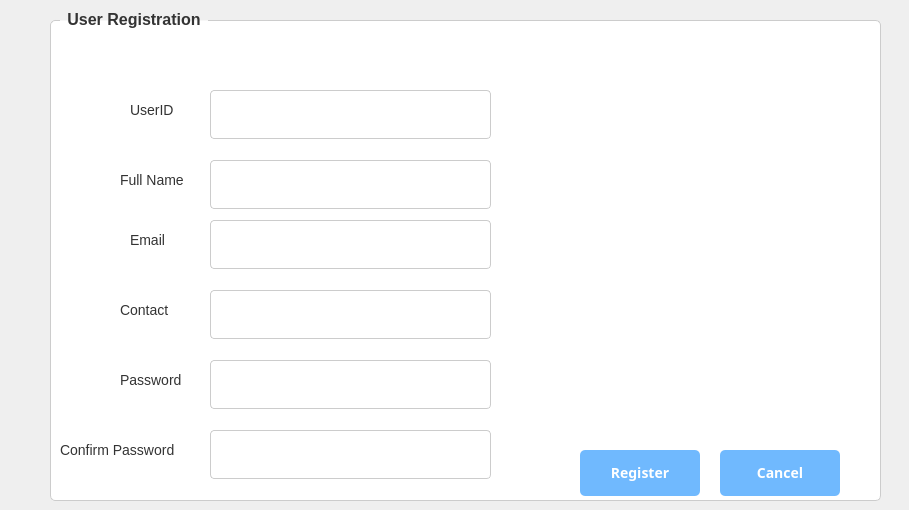
<?xml version="1.0" encoding="UTF-8"?>
<ui version="4.0">
 <class>RegisterScreen</class>
 <widget class="QDialog" name="RegisterScreen">
  <property name="geometry">
   <rect>
    <x>0</x>
    <y>0</y>
    <width>909</width>
    <height>510</height>
   </rect>
  </property>
  <property name="windowTitle">
   <string>Dialog</string>
  </property>
  <property name="styleSheet">
   <string notr="true">RegisterScreen {
    background-color: #f0f0f0;
    color: #333333;
    font-family: 'Segoe UI', Arial, sans-serif;
    font-size: 13px;
}

QGroupBox {
    background-color: #ffffff;
    border: 1px solid #cccccc;
    border-radius: 5px;
    font-size: 16px;
    font-weight: bold;
    color: #333333;
    margin-top: 10px;
    padding: 20px;
}

QGroupBox::title {
    subcontrol-origin: margin;
    subcontrol-position: top left;
    padding: 0 5px;
    left: 10px;
}

QLabel {
    font-size: 14px;
    color: #333333;
}

QLineEdit {
    background-color: #ffffff;
    border: 1px solid #cccccc;
    border-radius: 4px;
    padding: 6px;
    font-size: 13px;
    color: #333333;
    min-height: 35px;
}

QLineEdit:focus {
    border-color: #70B9FE;
    box-shadow: 0 0 5px rgba(112, 185, 254, 0.5);
}

QPushButton {
    background-color: #70B9FE;
    color: #ffffff;
    border: none;
    border-radius: 5px;
    padding: 8px 15px;
    font-size: 14px;
    min-height: 30px;
    min-width: 90px;
}

QPushButton:hover {
    background-color: #5aa9fe;
}

QPushButton:pressed {
    background-color: #4a99fe;
}</string>
  </property>
  <widget class="QGroupBox" name="UserRegGroupBox">
   <property name="geometry">
    <rect>
     <x>50</x>
     <y>10</y>
     <width>831</width>
     <height>491</height>
    </rect>
   </property>
   <property name="font">
    <font>
     <pointsize>-1</pointsize>
     <bold>true</bold>
    </font>
   </property>
   <property name="title">
    <string>User Registration</string>
   </property>
   <widget class="QLineEdit" name="usernameField">
    <property name="geometry">
     <rect>
      <x>160</x>
      <y>80</y>
      <width>281</width>
      <height>49</height>
     </rect>
    </property>
   </widget>
   <widget class="QLineEdit" name="emailField">
    <property name="geometry">
     <rect>
      <x>160</x>
      <y>210</y>
      <width>281</width>
      <height>49</height>
     </rect>
    </property>
   </widget>
   <widget class="QLineEdit" name="contactField">
    <property name="geometry">
     <rect>
      <x>160</x>
      <y>280</y>
      <width>281</width>
      <height>49</height>
     </rect>
    </property>
   </widget>
   <widget class="QLineEdit" name="passwordField">
    <property name="geometry">
     <rect>
      <x>160</x>
      <y>350</y>
      <width>281</width>
      <height>49</height>
     </rect>
    </property>
   </widget>
   <widget class="QLabel" name="userLabel">
    <property name="geometry">
     <rect>
      <x>80</x>
      <y>90</y>
      <width>91</width>
      <height>19</height>
     </rect>
    </property>
    <property name="font">
     <font>
      <pointsize>-1</pointsize>
      <bold>false</bold>
     </font>
    </property>
    <property name="text">
     <string>UserID</string>
    </property>
   </widget>
   <widget class="QLabel" name="emailLabel">
    <property name="geometry">
     <rect>
      <x>80</x>
      <y>220</y>
      <width>91</width>
      <height>19</height>
     </rect>
    </property>
    <property name="font">
     <font>
      <pointsize>-1</pointsize>
      <bold>false</bold>
     </font>
    </property>
    <property name="text">
     <string>Email</string>
    </property>
   </widget>
   <widget class="QLabel" name="contactLabel">
    <property name="geometry">
     <rect>
      <x>70</x>
      <y>290</y>
      <width>91</width>
      <height>19</height>
     </rect>
    </property>
    <property name="font">
     <font>
      <pointsize>-1</pointsize>
      <bold>false</bold>
     </font>
    </property>
    <property name="text">
     <string>Contact</string>
    </property>
   </widget>
   <widget class="QLabel" name="passwordLabel">
    <property name="geometry">
     <rect>
      <x>70</x>
      <y>360</y>
      <width>91</width>
      <height>19</height>
     </rect>
    </property>
    <property name="font">
     <font>
      <pointsize>-1</pointsize>
      <bold>false</bold>
     </font>
    </property>
    <property name="text">
     <string>Password</string>
    </property>
   </widget>
   <widget class="QLineEdit" name="confPasswordField">
    <property name="geometry">
     <rect>
      <x>160</x>
      <y>420</y>
      <width>281</width>
      <height>49</height>
     </rect>
    </property>
   </widget>
   <widget class="QLabel" name="confPassword">
    <property name="geometry">
     <rect>
      <x>10</x>
      <y>430</y>
      <width>141</width>
      <height>19</height>
     </rect>
    </property>
    <property name="font">
     <font>
      <pointsize>-1</pointsize>
      <bold>false</bold>
     </font>
    </property>
    <property name="text">
     <string>Confirm Password</string>
    </property>
   </widget>
   <widget class="QPushButton" name="registerButton">
    <property name="geometry">
     <rect>
      <x>530</x>
      <y>440</y>
      <width>120</width>
      <height>46</height>
     </rect>
    </property>
    <property name="font">
     <font>
      <family>Adwaita Mono</family>
      <pointsize>-1</pointsize>
      <bold>true</bold>
     </font>
    </property>
    <property name="text">
     <string>Register</string>
    </property>
   </widget>
   <widget class="QPushButton" name="cancelButton">
    <property name="geometry">
     <rect>
      <x>670</x>
      <y>440</y>
      <width>120</width>
      <height>46</height>
     </rect>
    </property>
    <property name="font">
     <font>
      <family>Adwaita Mono</family>
      <pointsize>-1</pointsize>
      <bold>true</bold>
     </font>
    </property>
    <property name="text">
     <string>Cancel</string>
    </property>
   </widget>
   <widget class="QLineEdit" name="fullnameField">
    <property name="geometry">
     <rect>
      <x>160</x>
      <y>150</y>
      <width>281</width>
      <height>49</height>
     </rect>
    </property>
   </widget>
   <widget class="QLabel" name="fullnameLabel">
    <property name="geometry">
     <rect>
      <x>70</x>
      <y>160</y>
      <width>91</width>
      <height>19</height>
     </rect>
    </property>
    <property name="font">
     <font>
      <pointsize>-1</pointsize>
      <bold>false</bold>
     </font>
    </property>
    <property name="text">
     <string>Full Name</string>
    </property>
   </widget>
  </widget>
 </widget>
 <resources/>
 <connections/>
</ui>
